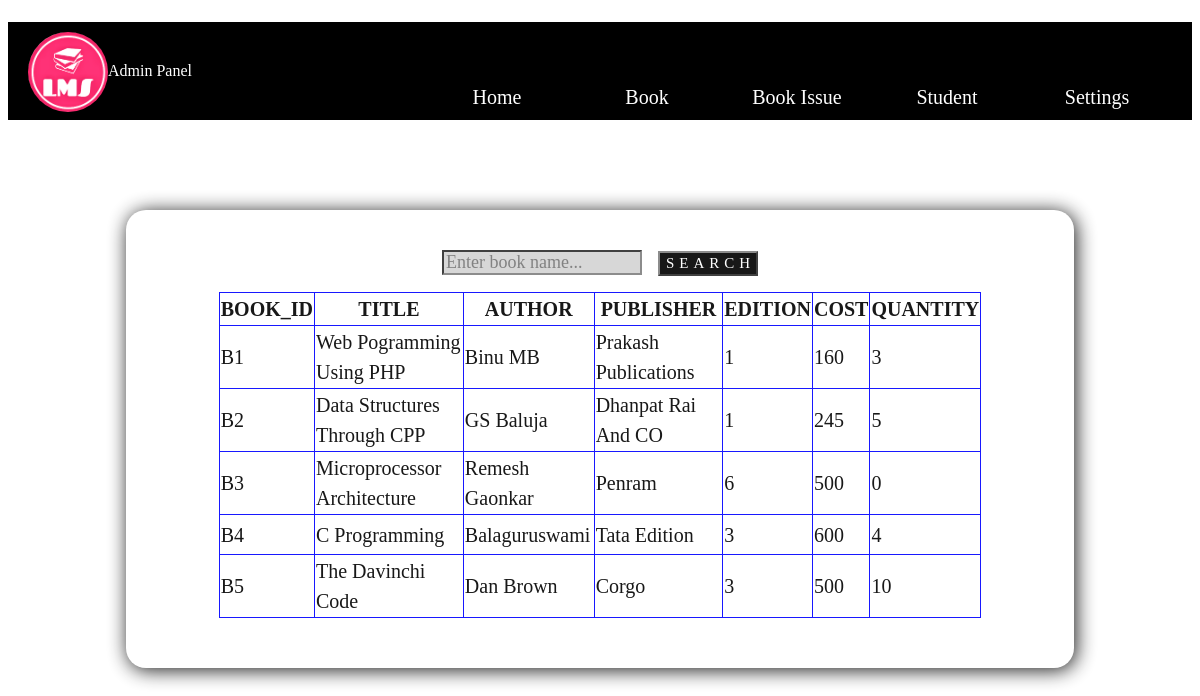
/View_Book_A.php, run on the app's committed database.
### tables this page shows
CREATE TABLE `book` (
  `Book_Id` varchar(10) NOT NULL,
  `Title` varchar(50) NOT NULL,
  `Author` varchar(50) NOT NULL,
  `Publisher` varchar(50) NOT NULL,
  `Edition` int(11) NOT NULL,
  `Cost` float NOT NULL,
  `Quantity` int(11) NOT NULL
);

### View_Book_A.php (the view, shortened to what this page needs)
<?php
include('Connection.php');
$qry="select * from Book where Book_Id like 'B%' ";
?>
<html>
<head>
<link rel="stylesheet" type="text/css" href="lms_1.css">
</head>
<body><br><br><br>
<?php
include('A_Fields.php');
?>
<div class="view_book">
<form method=post>
<input type=text name="title" placeholder="Enter book name...">&nbsp;&nbsp;&nbsp;
<input type=submit name="search" value="SEARCH">
</form>
<?php
	$qr=mysqli_query($conn,"$qry") or die("Error:".mysqli_error($conn));
	if(mysqli_num_rows($qr))
	{
		echo "<table border=1 align=center width=90% height=20%>
		<tr><th>BOOK_ID</th>
		<th>TITLE</th>
		<th>AUTHOR</th>
		<th>PUBLISHER</th>
		<th>EDITION</th>
		<th>COST</th>
		<th>QUANTITY</th></tr>";
		while($row=mysqli_fetch_array($qr))
		{
			echo "<tr><td>".$row['Book_Id']."</td>
			<td>".$row['Title']."</td>
			<td>".$row['Author']."</td>
			<td>".$row['Publisher']."</td>
			<td>".$row['Edition']."</td>
			<td>".$row['Cost']."</td>
			<td>".$row['Quantity']."</td></tr>";
		}
	}
	else
	{
		echo "!!!No such books.";
	}
?>
</div>
</body>
</html>

### lms_1.css (style rules this page uses)
body { background-repeat:no-repeat;background-size:cover; background-image:url("lms.jpg");font-family: constantia; }
.issued table,.view_book table { margin-left:5%;font-size:20px ; border-collapse:collapse; border-color:blue; margin-bottom:10px; line-height:30px; }
.issued input[type=text],.view_book input[type=text] { width:200px;font-size:large; height:25px;border-color:gray;color:black; font-family:constania;background-color:lightgray; }
.issued input[type=submit],.view_book input[type=submit] { background-color:black; font-family:constania; color:white;border-color:gray; font-size:15px; letter-spacing:5px;width:100px; height:25px; font-family:constania; }
.issued th,td,.view_book th,td { text-align:center; }
.view_book { width:80%;background-color:white;color:black;padding:40px 50px; margin: 8% auto;margin-top:90px;margin-bottom:20px;text-align: center; border-radius: 20px;box-sizing:border-box;opacity:.9;box-shadow:2px 2px 20px black; }
.add_book th,td { text-align:left;height:30px; }
.reg th,td { text-align:left;height:40px; }
.accnt th,td { text-align:left;height:40px; }

### View_Book_A.php (style rules this page uses)
td { text-align:center; }

### data on the page
book: Book_Id "B1", Title "Web Pogramming Using PHP", Author "Binu MB", Publisher "Prakash Publications", Edition "1", Cost "160", Quantity "3"
book: Book_Id "B2", Title "Data Structures Through CPP", Author "GS Baluja", Publisher "Dhanpat Rai And CO", Edition "1", Cost "245", Quantity "5"
book: Book_Id "B3", Title "Microprocessor Architecture", Author "Remesh Gaonkar", Publisher "Penram", Edition "6", Cost "500", Quantity "0"
book: Book_Id "B4", Title "C Programming", Author "Balaguruswami", Publisher "Tata Edition", Edition "3", Cost "600", Quantity "4"
book: Book_Id "B5", Title "The Davinchi Code", Author "Dan Brown", Publisher "Corgo", Edition "3", Cost "500", Quantity "10"
